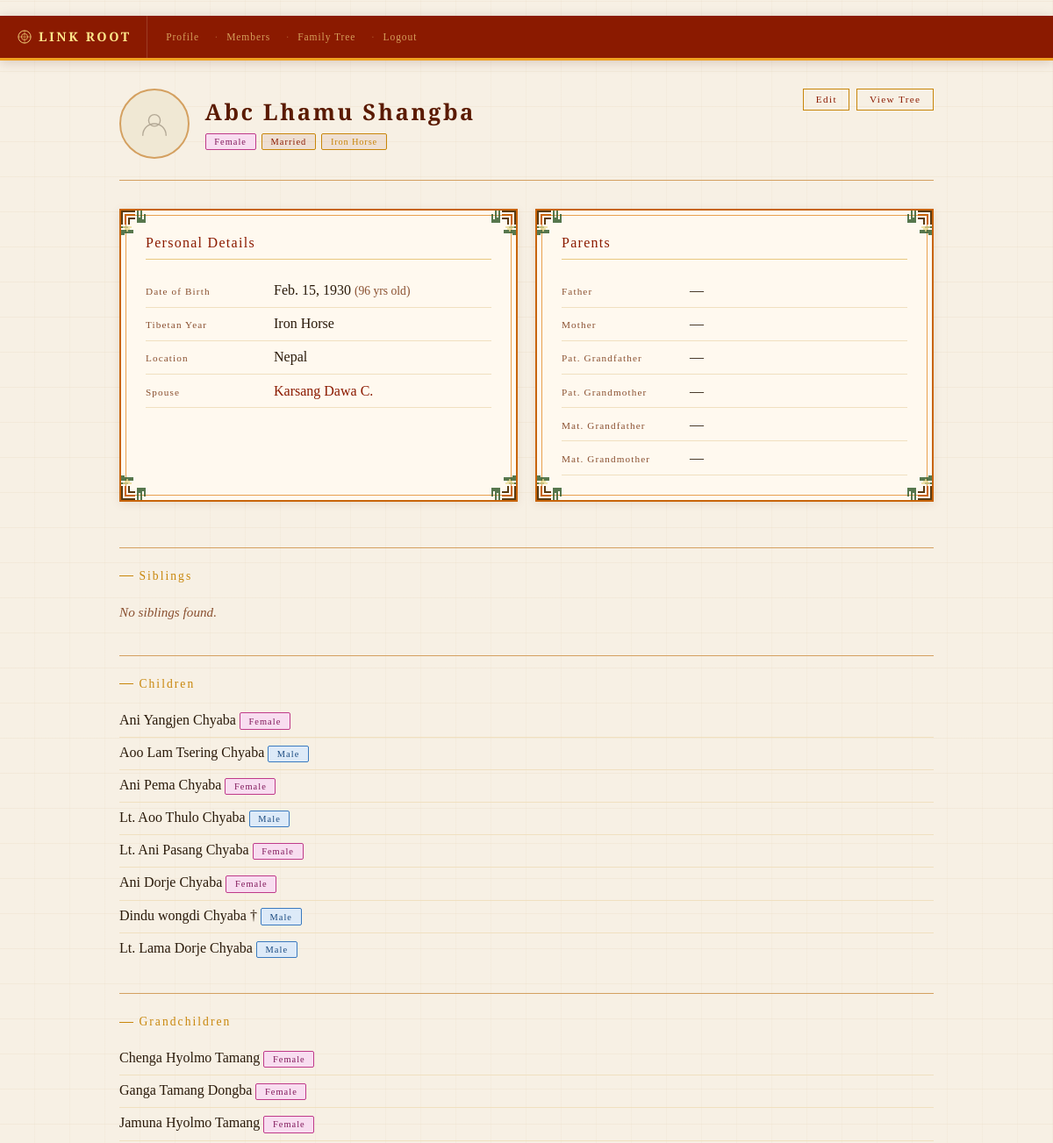
/accounts/family/3/ (signed in, upper part), run on an earlier commit of the app's database.
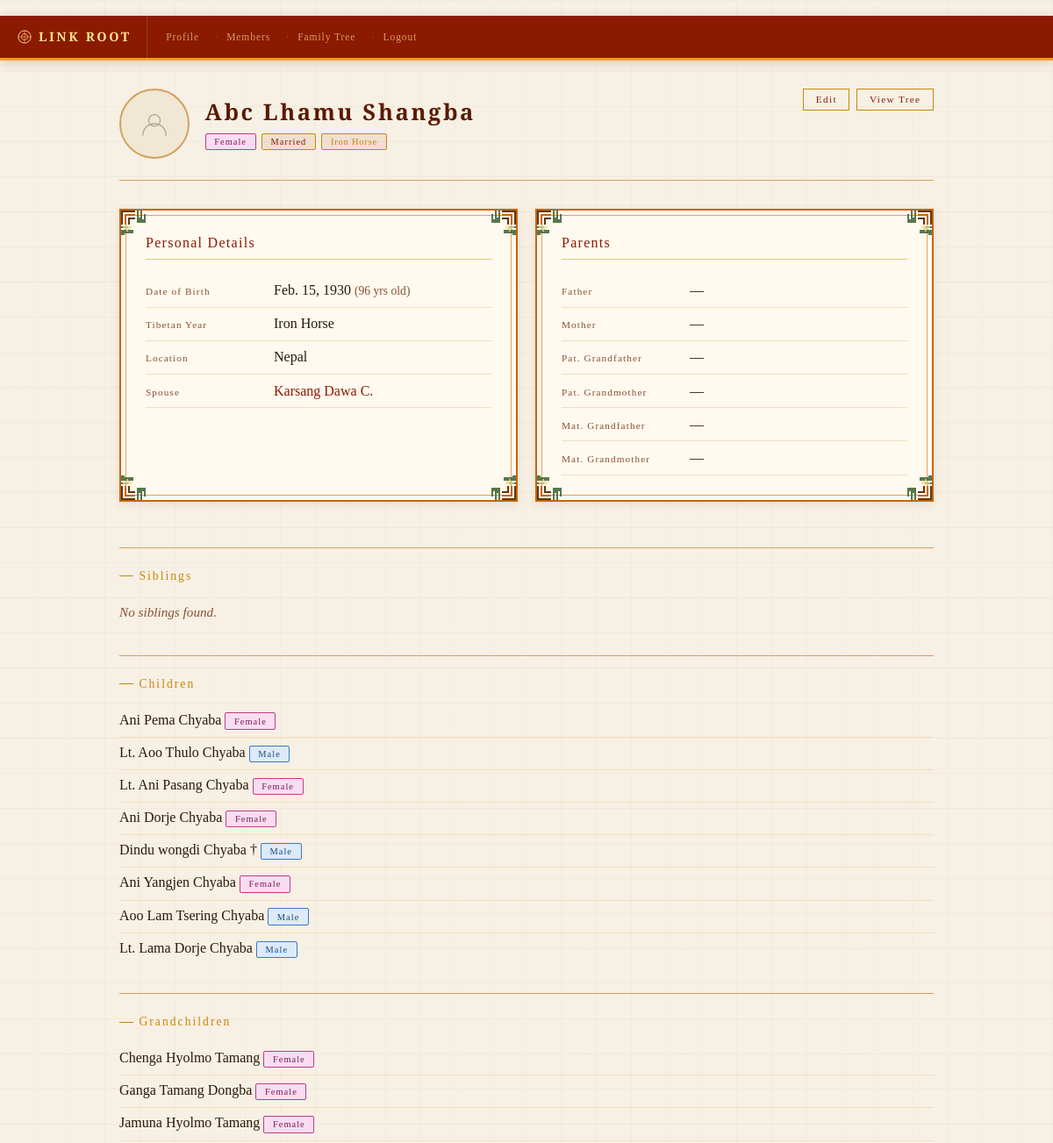
And on a later commit of the database.
### accounts/models.py (models this page shows)
class FamilyMember(models.Model):
    user         = models.ForeignKey(User, on_delete=models.CASCADE, null=True, blank=True)
    family_group = models.ForeignKey(FamilyGroup, on_delete=models.SET_NULL, null=True, blank=True, related_name='members')
    first_name   = models.CharField(max_length=100)
    middle_name  = models.CharField(max_length=100, blank=True)
    last_name    = models.CharField(max_length=100)
    gender         = models.CharField(max_length=1, choices=GENDER_CHOICES, null=True, blank=True)
    marital_status = models.CharField(max_length=10, choices=MARITAL_STATUS, default='Single')
    date_of_birth  = models.DateField(null=True, blank=True)
    date_of_death  = models.DateField(null=True, blank=True)
    address        = models.TextField(blank=True)
    photo          = models.ImageField(upload_to='members/', blank=True, null=True)
    phone          = models.CharField(max_length=30, blank=True)
    facebook       = models.CharField(max_length=200, blank=True)
    instagram      = models.CharField(max_length=200, blank=True)
    father = models.ForeignKey(
        'self', null=True, blank=True,
        on_delete=models.SET_NULL,
        related_name='children_of_father'
    )
    mother = models.ForeignKey(
        'self', null=True, blank=True,
        on_delete=models.SET_NULL,
        related_name='children_of_mother'
    )
    spouse = models.ForeignKey(
        'self', null=True, blank=True,
        on_delete=models.SET_NULL,
        related_name='married_to'
    )
    @property
    def is_deceased(self):
        return self.date_of_death is not None
    @property
    def age(self):
        if not self.date_of_birth:
            return None
        end = self.date_of_death or date.today()
        return end.year - self.date_of_birth.year - (
            (end.month, end.day) < (self.date_of_birth.month, self.date_of_birth.day)
        )
    @property
    def tibetan_year(self):
        if self.date_of_birth:
            return get_tibetan_year(self.date_of_birth.year)
        return ''
    def get_children(self):
        from itertools import chain
        children = list(chain(
            self.children_of_father.all(),
            self.children_of_mother.all()
        ))
        seen = set()
        unique = []
        for c in children:
            if c.pk not in seen:
                seen.add(c.pk)
                unique.append(c)
        return sorted(unique, key=lambda c: c.date_of_birth or date.max)
    def __str__(self):
        if self.middle_name:
            return f"{self.first_name} {self.middle_name} {self.last_name[0]}."
        return f"{self.first_name} {self.last_name[0]}."

### accounts/views.py (the view, shortened to what this page needs)
# urls.py: path('family/<int:pk>/', views.family_detail, name='family_detail'),
@login_required
def family_detail(request, pk):
    member = get_object_or_404(FamilyMember, pk=pk)
    children = member.get_children()
    siblings = FamilyMember.objects.none()
    if member.father:
        siblings = siblings | FamilyMember.objects.filter(father=member.father).exclude(pk=pk)
    if member.mother:
        siblings = siblings | FamilyMember.objects.filter(mother=member.mother).exclude(pk=pk)
    siblings = siblings.distinct()
    cousins = FamilyMember.objects.none()
    parent_siblings = FamilyMember.objects.none()
    parent_siblings = parent_siblings.distinct()
    for aunt_uncle in parent_siblings:
        cousins = cousins | FamilyMember.objects.filter(
            father=aunt_uncle
        ) | FamilyMember.objects.filter(
            mother=aunt_uncle
        )
    cousins = cousins.distinct().exclude(pk=pk)
    nieces_nephews = FamilyMember.objects.none()
    for sibling in siblings:
        nieces_nephews = nieces_nephews | FamilyMember.objects.filter(
            father=sibling
        ) | FamilyMember.objects.filter(
            mother=sibling
        )
    nieces_nephews = nieces_nephews.distinct()
    grandchildren = FamilyMember.objects.none()
    for child in children:
        for grandchild in child.get_children():
            grandchildren = grandchildren | FamilyMember.objects.filter(pk=grandchild.pk)
    grandchildren = grandchildren.distinct()
    can_edit = _user_can_edit(request.user, member)
    return render(request, 'accounts/family_detail.html', {
        'member': member,
        'siblings': siblings,
        'children': children,
        'cousins': cousins,
        'nieces_nephews': nieces_nephews,
        'grandchildren': grandchildren,
        'can_edit': can_edit,
    })

### accounts/models.py (called while the page is built)
def get_tibetan_year(year):
    if not year:
        return ''
    offset = (year - 1900) % 60
    animal_index  = offset % 12
    element_index = offset % 10
    elements = ['Iron','Iron','Water','Water','Wood','Wood','Fire','Fire','Earth','Earth']
    animals  = ['Rat','Ox','Tiger','Rabbit','Dragon','Snake','Horse','Sheep','Monkey','Rooster','Dog','Pig']
    return f"{elements[element_index]} {animals[animal_index]}"

### accounts/views.py (called while the page is built, shortened)
def _user_can_edit(user, member):
    if user.is_staff or user.is_superuser:
        return True

### accounts/templates/accounts/family_detail.html (shortened to what the changed rows need)
﻿{% extends 'accounts/base.html' %}
{% block content %}
<div class="main">
  <div class="section">
    {% if children %}
    <ul class="member-list">
      {% for child in children %}
      <li>
        <a href="{% url 'family_detail' child.pk %}" class="text-link">
          {{ child.first_name }} {{ child.middle_name }} {{ child.last_name }}
          {% if child.is_deceased %}†{% endif %}
        </a>
        {% if child.gender == 'M' %}<span class="badge badge-male">Male</span>
        {% elif child.gender == 'F' %}<span class="badge badge-female">Female</span>{% endif %}
      </li>
      {% endfor %}
    </ul>
    {% else %}<p class="empty">No children found.</p>{% endif %}
  </div>
  <div class="section">
    {% if grandchildren %}
    <ul class="member-list">
      {% for gc in grandchildren %}
      <li>
        <a href="{% url 'family_detail' gc.pk %}" class="text-link">
          {{ gc.first_name }} {{ gc.middle_name }} {{ gc.last_name }}
        </a>
        {% if gc.gender == 'M' %}<span class="badge badge-male">Male</span>
        {% elif gc.gender == 'F' %}<span class="badge badge-female">Female</span>{% endif %}
      </li>
      {% endfor %}
    </ul>
    {% else %}<p class="empty">No grandchildren found.</p>{% endif %}
  </div>
</div>
{% endblock %}

What changed in the data, as far as the page shows it:
changed FamilyMember "Yangjen": moves down the list
changed FamilyMember "Aoo": moves down the list
